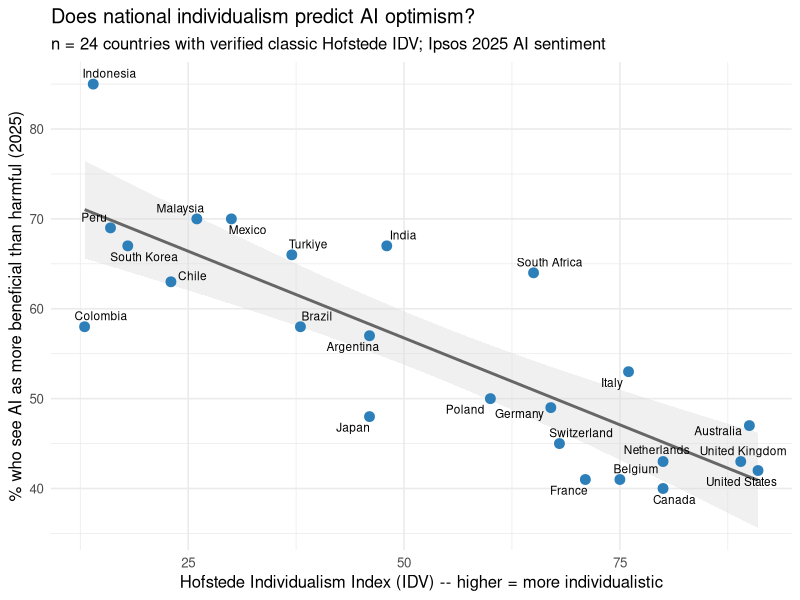

Reproduce this figure in R.
# =============================================================================
# analysis.R
# Does National Individualism Predict AI Sentiment?
# Testing the individualism/collectivism explanation for the Asia-vs-West
# AI optimism gap, using Ipsos AI Monitor 2025 and Hofstede's Individualism
# Index (IDV)
#
# IMPORTANT METHODOLOGICAL NOTE: Hofstede's "Individualism" is not a single,
# stable measure. The current official Hofstede Insights source
# (theculturefactor.com) switched several years ago to a different underlying
# methodology (Minkov & Kaasa, 2022) for this specific dimension. Hofstede's
# own successor organisation (geerthofstede.com) explicitly warns this
# produces "counter-intuitive results" and states plainly that
# "Minkov-Kaasa-Individualism is actually a different concept than Hofstede's
# Individualism, with different data behind it." Mixing scores from the
# classic IBM-survey-based IDV (used in most published research) with scores
# from this newer, methodologically distinct measure would silently combine
# two non-comparable constructs under one column name.
#
# For that reason, this analysis uses ONLY the 24 countries whose classic IDV
# score could be confirmed against a single, internally consistent
# peer-reviewed source (see data/raw/hofstede_idv.csv). Six countries in the
# Ipsos sentiment data (Thailand, Singapore, Ireland, Sweden, Hungary, Spain)
# are deliberately excluded from the primary analysis because their classic
# IDV score could not be confirmed against that same source -- see the
# Data and Limitations section of the report for the full explanation.
#
# Input:  data/raw/ipsos_sentiment_2025.csv, data/raw/hofstede_idv.csv
# Output: data/processed/*.csv, figures/*.png, report/stats_results.txt
# =============================================================================

required_packages <- c("dplyr", "readr", "ggplot2", "ggrepel", "broom")
missing_packages <- required_packages[!sapply(required_packages, requireNamespace, quietly = TRUE)]
if (length(missing_packages) > 0) {
  cat("Installing missing packages:", paste(missing_packages, collapse = ", "), "\n")
  install.packages(missing_packages)
}

library(dplyr)
library(readr)
library(ggplot2)
library(ggrepel)
library(broom)

dir.create("data/processed", recursive = TRUE, showWarnings = FALSE)
dir.create("figures", recursive = TRUE, showWarnings = FALSE)
dir.create("report", recursive = TRUE, showWarnings = FALSE)

# =============================================================================
# PART 1: CLEAN & MERGE
# =============================================================================

sentiment <- read_csv("data/raw/ipsos_sentiment_2025.csv", show_col_types = FALSE)
hofstede <- read_csv("data/raw/hofstede_idv.csv", show_col_types = FALSE)

cat("Sentiment data:", nrow(sentiment), "countries\n")
cat("Hofstede data:", nrow(hofstede), "countries\n")

df_all <- sentiment %>%
  inner_join(hofstede, by = "country") %>%
  mutate(idv_source_verified = source_note == "PMC_table5_consistent")

cat("Merged (both variables present):", nrow(df_all), "countries\n")
cat("  Verified-consistent classic IDV source:", sum(df_all$idv_source_verified), "\n")
cat("  Excluded from primary analysis (unconfirmed source/methodology risk):",
    sum(!df_all$idv_source_verified), "--",
    paste(df_all$country[!df_all$idv_source_verified], collapse = ", "), "\n")

write_csv(df_all, "data/processed/sentiment_idv_all_countries.csv")

# PRIMARY ANALYSIS DATASET: verified-source countries only
df <- df_all %>% filter(idv_source_verified)
cat("\nPrimary analysis dataset: n =", nrow(df), "countries\n")

write_csv(df, "data/processed/sentiment_idv_primary.csv")
cat("Wrote data/processed/sentiment_idv_primary.csv (primary, n=24)\n")
cat("Wrote data/processed/sentiment_idv_all_countries.csv (all 30, for transparency only -- not used for reported results)\n")

# =============================================================================
# PART 2: DOES INDIVIDUALISM PREDICT AI SENTIMENT? (PRIMARY ANALYSIS, n=24)
# =============================================================================

sink("report/stats_results.txt", split = TRUE)

cat("=============================================================\n")
cat("PRIMARY ANALYSIS (n=24, verified classic Hofstede IDV only)\n")
cat("Correlation: Hofstede Individualism (IDV) vs. % seeing AI as beneficial\n")
cat("=============================================================\n")

cor_test <- cor.test(df$idv, df$pct_beneficial, method = "pearson")
print(cor_test)

cat("\nSpearman (rank-based, robust to outliers/non-linearity):\n")
print(cor.test(df$idv, df$pct_beneficial, method = "spearman"))

m1 <- lm(pct_beneficial ~ idv, data = df)
cat("\nLinear model summary:\n")
print(summary(m1))

cat("\n\n=============================================================\n")
cat("FOR TRANSPARENCY ONLY -- NOT A REPORTED RESULT\n")
cat("What the correlation looks like if the 6 excluded countries are added\n")
cat("back in using their unconfirmed-source IDV values. This is shown only\n")
cat("to document that the primary finding is not sensitive to their\n")
cat("inclusion/exclusion -- it is not a valid alternative estimate, since it\n")
cat("mixes potentially incompatible IDV measurement approaches.\n")
cat("=============================================================\n")
cat("n =", nrow(df_all), "\n")
print(cor.test(df_all$idv, df_all$pct_beneficial, method = "pearson"))

sink()
cat("\nStats complete. Output in report/stats_results.txt\n")

theme_set(theme_minimal(base_size = 12))

p1 <- ggplot(df, aes(x = idv, y = pct_beneficial)) +
  geom_smooth(method = "lm", se = TRUE, color = "gray40", fill = "gray85") +
  geom_point(color = "#2c7fb8", size = 3) +
  geom_text_repel(aes(label = country), size = 3, max.overlaps = 15) +
  labs(
    title = "Does national individualism predict AI optimism?",
    subtitle = paste0("n = ", nrow(df), " countries with verified classic Hofstede IDV; Ipsos 2025 AI sentiment"),
    x = "Hofstede Individualism Index (IDV) -- higher = more individualistic",
    y = "% who see AI as more beneficial than harmful (2025)"
  )
ggsave("figures/01_individualism_vs_ai_sentiment.png", p1, width = 9, height = 7, dpi = 150)

cat("Figure written to figures/ (primary analysis, n=24, verified countries only)\n")
cat("\n=== analysis.R finished ===\n")
